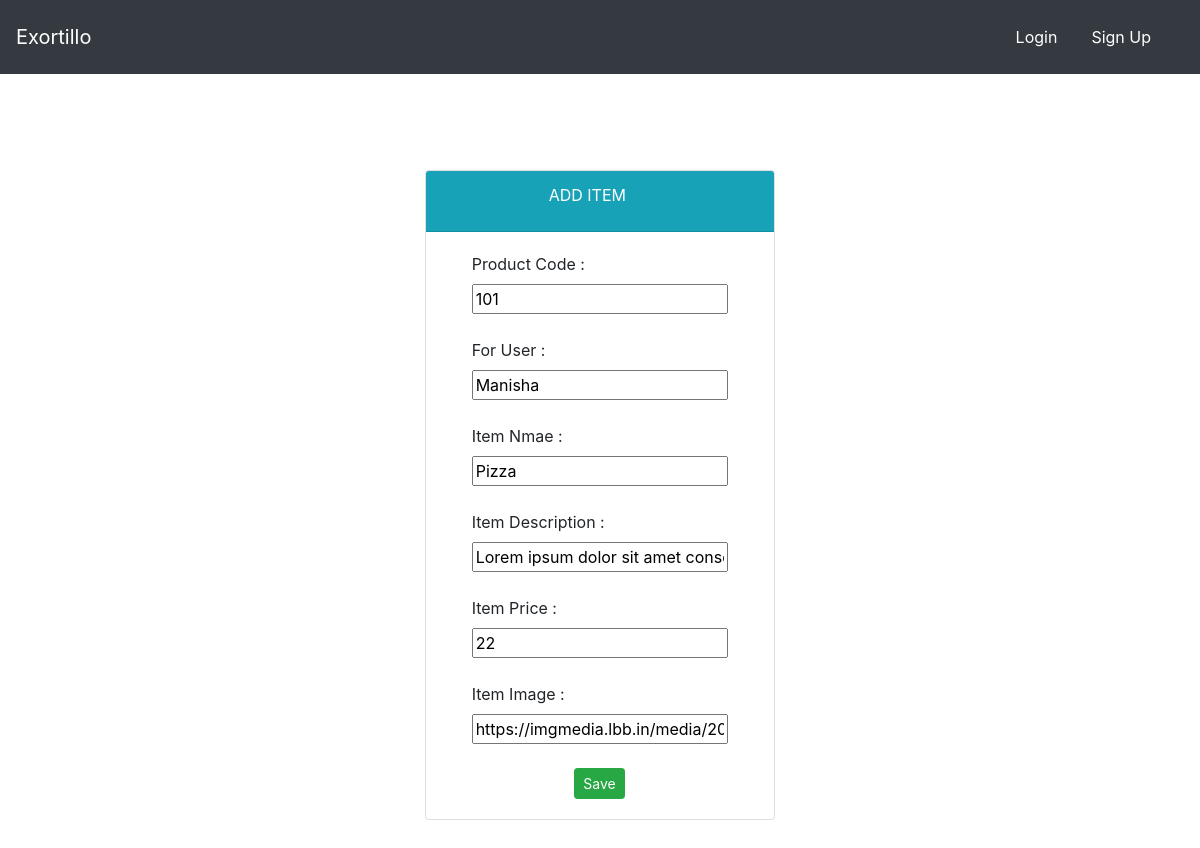
Before: /food/update/1/ with the older database file.
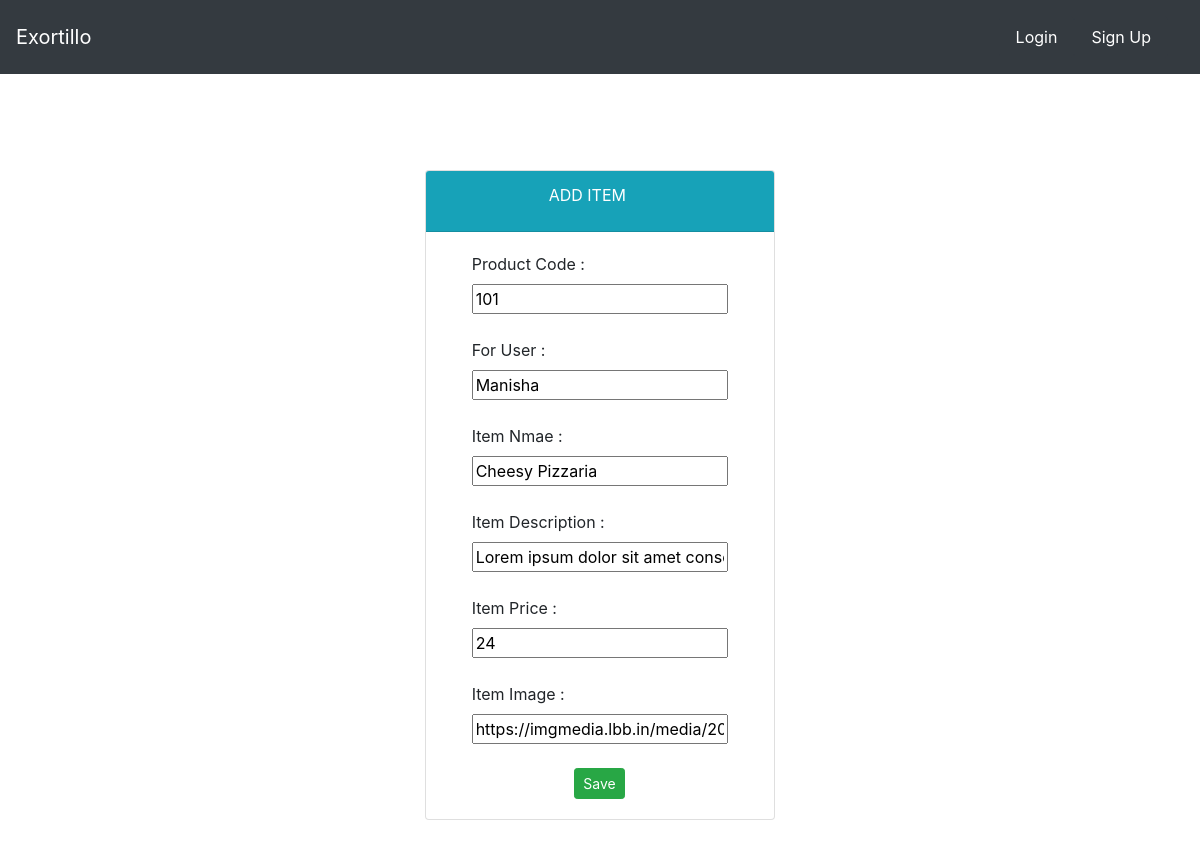
After: the same page with the newer database file.
### food/models.py (models this page shows, shortened)
class Item(models.Model):
    user = models.ForeignKey(
        User,
        on_delete=models.CASCADE,
        default='1'
    )
    prod_code = models.IntegerField(default=100)
    for_user = models.CharField(
        max_length=100 ,
        default='xyz')
    Item_name = models.CharField(max_length=50)
    Item_desc = models.CharField(
        max_length=500,
        default= 'Lorem ipsum dolor sit amet consectetur adipisicing elit. Laborum ullam quam esse iste, ea consectetur eaque optio laboriosam  illum necessitatibus eveniet voluptas, voluptatibus sint quasi? Ut nesciunt laborum quo impedit?'
        )
    Item_price = models.IntegerField()
    Item_image = models.CharField(
        max_length=500 ,
        default="https://w7.pngwing.com/pngs/277/489/png-transparent-fast-food-eating-maps-location-placeholder-pin-icon.png"
    )

### food/views.py (the view, shortened to what this page needs)
# urls.py: path('update/<int:id>/',views.update_item, name='update_item'),
def update_item(request , id):
    item = Item.objects.get(pk=id)
    form = ItemForm(request.POST or None , instance=item)
    context = {
        'form' : form
    }
    return render(request , 'food/item-form.html' , context)

### food/forms.py
class ItemForm(forms.ModelForm):
    class Meta :
        model = Item
        fields = ['prod_code' , 'for_user' , 'Item_name' , 'Item_desc' , 'Item_price' , 'Item_image']

### food/templates/food/item-form.html (shortened to what this page needs)
{% extends 'food/base.html' %}
{% block body %}
<!DOCTYPE html>
<html lang="en">
<head>
</head>
<body>
<br><br>
<div class="container">
    <div class="row">
        <div class="col-md-4 offset-md-4">
            <div class="card">
                <div class="card-header text-white bg-info">
                    <div class="card-title offset-md-4">
                        ADD ITEM
                    </div>
                </div>
                <div class="card-body">
                    <form method="POST">
                        <label class="offset-md-1">Product Code : </label><br>
                        <span class="offset-md-1">{{ form.prod_code }}</span>
                        <br><br>
                        <label class="offset-md-1">For User : </label><br>
                        <span class="offset-md-1">{{ form.for_user }}</span>
                        <br><br>
                        <label class="offset-md-1">Item Nmae : </label><br>
                        <span class="offset-md-1">{{ form.Item_name }}</span>
                        <br><br>
                        <label class="offset-md-1">Item Description : </label><br>
                        <span class="offset-md-1">{{ form.Item_desc }}</span>
                        <br><br>
                        <label class="offset-md-1">Item Price : </label><br>
                        <span class="offset-md-1">{{ form.Item_price }}</span>
                        <br><br>
                        <label class="offset-md-1">Item Image : </label><br>
                        <span class="offset-md-1">{{ form.Item_image }}</span>
                        <br><br>
                        <button class="offset-md-5 btn btn-success btn-sm" type="submit">Save</button>
                    </form>
                </div>
            </div>
        </div>
    </div>
</div>
<br><br>
</body>
</html>
{% endblock %}

### food/templates/food/base.html (shortened to what this page needs)
{% load static %}
<!DOCTYPE html>
<html lang="en">
<head>
    <link rel="stylesheet" href="https://cdn.jsdelivr.net/npm/bootstrap@4.3.1/dist/css/bootstrap.min.css">
</head>
<body>
    <nav class="navbar navbar-dark bg-dark">
        <a href="{% url 'food:index' %}" class="navbar-brand" >
            Exortillo
        </a>
        <div  class="navbar">
            {% if user.is_superuser %}
                <a href="{% url 'food:create_item' %}" class="nav-item nav-link btn btn-dark">
                    ADD ITEM
                </a>
                <a href= "{% url 'profile' %}" class="nav-item nav-link btn btn-dark">
                    Profile
                </a>
                <a href= "{% url 'logout' %}" class="nav-item nav-link btn btn-dark">
                    Logout
                </a>
            {% else %}
                <a href= "{% url 'login' %}" class="nav-item nav-link btn btn-dark">
                    Login
                </a>
                <a href="{% url 'register' %}" class="nav-item nav-link btn btn-dark">
                    Sign Up
                </a>
            {% endif %}
        </div>
    </nav>
    {% block body %}
    {% endblock %}
</body>
</html>

Changed rows visible on the page:
changed Item "Manisha": Item_name "Pizza" → "Cheesy Pizzaria"; Item_price "22" → "24"
